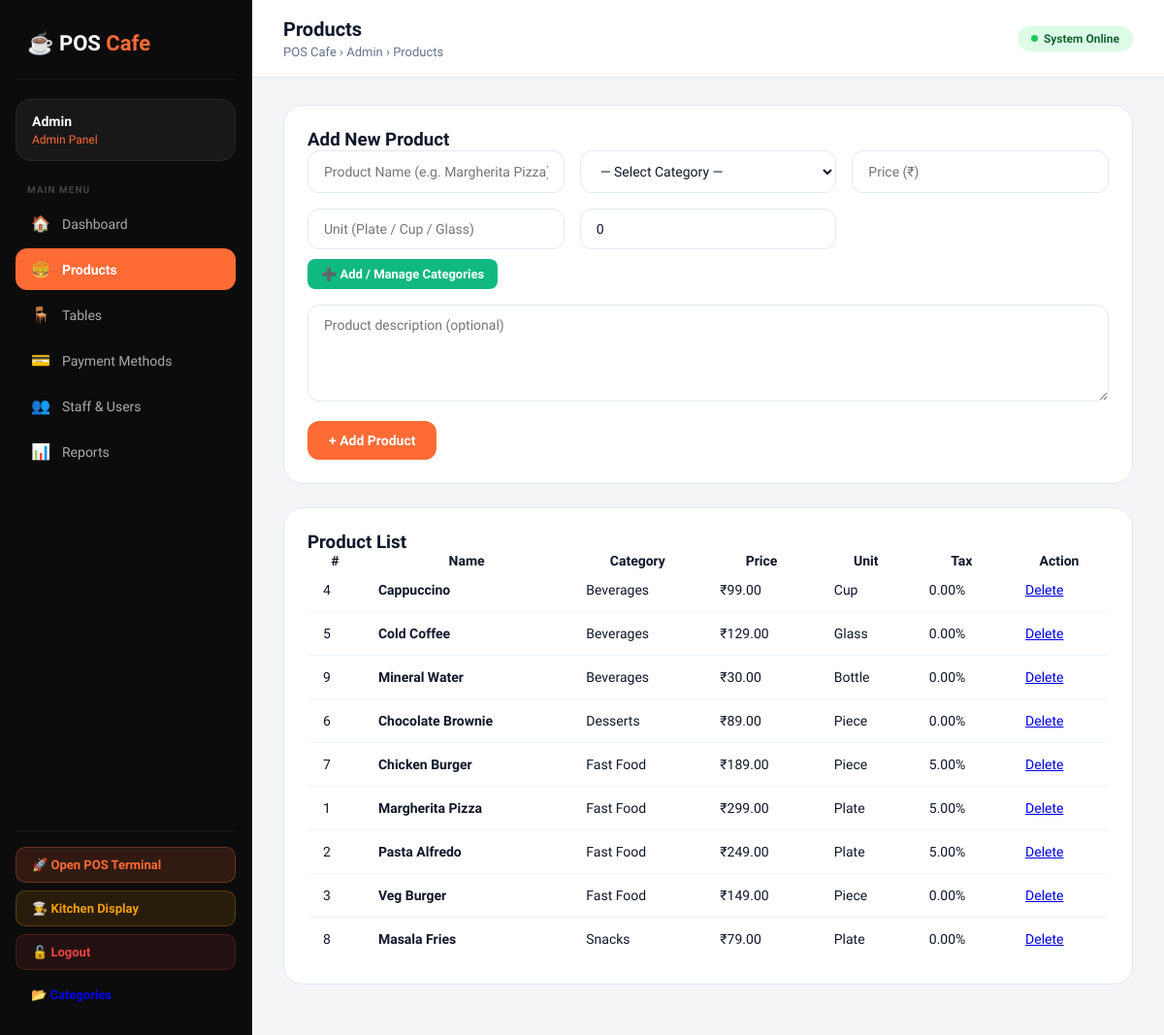
/admin/products.php (signed in), run on the app's committed database.
### tables this page shows
CREATE TABLE `products` (
  `id` int(11) NOT NULL AUTO_INCREMENT,
  `name` varchar(120) NOT NULL,
  `category_id` int(11) DEFAULT NULL,
  `category` varchar(100) DEFAULT NULL,
  `price` decimal(10,2) NOT NULL,
  `unit` varchar(50) DEFAULT 'Plate',
  `tax` decimal(5,2) DEFAULT 0.00,
  `description` text DEFAULT NULL,
  `created_at` timestamp NOT NULL DEFAULT current_timestamp(),
  PRIMARY KEY (`id`)
);

CREATE TABLE `categories` (
  `id` int(11) NOT NULL AUTO_INCREMENT,
  `category_name` varchar(100) NOT NULL,
  `status` enum('active','inactive') DEFAULT 'active',
  `created_at` timestamp NOT NULL DEFAULT current_timestamp(),
  PRIMARY KEY (`id`),
  UNIQUE KEY `category_name` (`category_name`)
);

### admin/products.php (the view, shortened to what this page needs)
<?php
include("../config/db.php");
include("layout/header.php");
$products = mysqli_query($conn, "
    SELECT p.*, c.category_name
    FROM products p
    LEFT JOIN categories c ON p.category_id = c.id
    ORDER BY c.category_name ASC, p.name ASC
");
?>
<div class="panel">
    <h3>Add New Product</h3>
    <form method="POST">
        <div class="form-grid">
            <input type="text" name="name" placeholder="Product Name (e.g. Margherita Pizza)" required>
            <select name="category_id" required>
                <option value="">— Select Category —</option>
            </select>
            <input type="number" step="0.01" min="0" name="price" placeholder="Price (₹)" required>
            <input type="text" name="unit" placeholder="Unit (Plate / Cup / Glass)">
            <input type="number" step="0.01" min="0" max="100" name="tax" placeholder="Tax %" value="0">
        </div>
        <div style="margin-top:10px;">
            <a href="categories.php" style="display:inline-block;text-decoration:none;background:#10b981;color:white;padding:8px 14px;border-radius:8px;font-size:13px;font-weight:600;">
                ➕ Add / Manage Categories
            </a>
        </div>
        <div style="margin-top:16px;">
            <textarea name="description" placeholder="Product description (optional)"></textarea>
        </div>
        <div style="margin-top:16px;">
            <button type="submit" name="add_product" class="btn-primary">+ Add Product</button>
        </div>
    </form>
</div>
<div class="panel">
    <h3>Product List</h3>
    <div class="table-wrap">
        <table>
            <tr><th>#</th><th>Name</th><th>Category</th><th>Price</th><th>Unit</th><th>Tax</th><th>Action</th></tr>
            <?php if (mysqli_num_rows($products) === 0): ?>
            <tr><td colspan="7" style="text-align:center;color:#94a3b8;padding:28px;">No products yet.</td></tr>
            <?php else: while($row = mysqli_fetch_assoc($products)): ?>
            <tr>
                <td><?php echo $row['id']; ?></td>
                <td><strong><?php echo htmlspecialchars($row['name']); ?></strong></td>
                <td><?php echo htmlspecialchars($row['category_name'] ?? $row['category'] ?? '—'); ?></td>
                <td>₹<?php echo number_format($row['price'], 2); ?></td>
                <td><?php echo htmlspecialchars($row['unit']); ?></td>
                <td><?php echo number_format($row['tax'], 2); ?>%</td>
                <td>
                    <a class="action-btn delete-btn"
                       href="delete_product.php?id=<?php echo $row['id']; ?>"
                       onclick="return confirm('Delete this product?')">Delete</a>
                </td>
            </tr>
            <?php endwhile; endif; ?>
        </table>
    </div>
</div>
<?php include("layout/footer.php"); ?>

### admin/layout/header.php (style rules this page uses)
*, *::before, *::after { margin: 0; padding: 0; box-sizing: border-box; }
:root { --primary: #FF6B35; --primary-dark: #E85520; --sidebar-bg: #0C0C0C; --sidebar-border: rgba(255,255,255,0.06); --main-bg: #F4F5F7; --card-bg: #FFFFFF; --text-dark: #0F172A; --text-muted: #64748B; --border: #E2E8F0; --success: #10B981; --danger: #EF4444; --warning: #F59E0B; }
body { font-family: 'Sora', sans-serif; background: var(--main-bg); color: var(--text-dark); }
.panel { background: var(--card-bg); border: 1px solid var(--border); border-radius: 20px; padding: 24px; margin-bottom: 24px; }
.form-grid { display: grid; grid-template-columns: repeat(auto-fit, minmax(220px, 1fr)); gap: 16px; }
input, select, textarea { padding: 12px 16px; border: 1px solid var(--border); border-radius: 12px; font-family: 'Sora', sans-serif; font-size: 14px; color: var(--text-dark); background: white; transition: all 0.2s ease; width: 100%; }
textarea { resize: vertical; min-height: 100px; }
.btn-primary { background: var(--primary); color: white; border: none; padding: 12px 22px; border-radius: 12px; font-family: 'Sora', sans-serif; font-size: 14px; font-weight: 600; cursor: pointer; transition: all 0.2s ease; display: inline-flex; align-items: center; gap: 8px; }
.table-wrap { overflow-x: auto; }
table { width: 100%; border-collapse: collapse; font-size: 14px; }
table tbody td { padding: 14px 16px; border-bottom: 1px solid #F1F5F9; color: var(--text-dark); }
table tbody tr:last-child td { border-bottom: none; }

### data on the page
products: id "4", name "Cappuccino", category.category_name "Beverages", price "99.00", unit "Cup", tax "0.00"
products: id "5", name "Cold Coffee", category.category_name "Beverages", price "129.00", unit "Glass", tax "0.00"
products: id "9", name "Mineral Water", category.category_name "Beverages", price "30.00", unit "Bottle", tax "0.00"
products: id "6", name "Chocolate Brownie", category.category_name "Desserts", price "89.00", unit "Piece", tax "0.00"
products: id "7", name "Chicken Burger", category.category_name "Fast Food", price "189.00", unit "Piece", tax "5.00"
products: id "1", name "Margherita Pizza", category.category_name "Fast Food", price "299.00", unit "Plate", tax "5.00"
products: id "2", name "Pasta Alfredo", category.category_name "Fast Food", price "249.00", unit "Plate", tax "5.00"
products: id "3", name "Veg Burger", category.category_name "Fast Food", price "149.00", unit "Piece", tax "0.00"
products: id "8", name "Masala Fries", category.category_name "Snacks", price "79.00", unit "Plate", tax "0.00"

### other printed values
$user_name "Admin"
$user_role "Admin"
$item['icon'] "🏠"
$item['label'] "Dashboard"
$item['icon'] "🍔"
$item['label'] "Products"
$item['icon'] "🪑"
$item['label'] "Tables"
$item['icon'] "💳"
$item['label'] "Payment Methods"
$item['icon'] "👥"
$item['label'] "Staff & Users"
$item['icon'] "📊"
$item['label'] "Reports"
str_replace(['.php','_'], ['',' '], $current_page) "Products"
